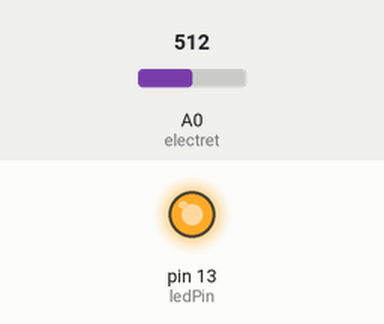
Recording of a sketch running on a simulated Arduino Uno, built with avr-gcc and run on an emulated ATmega328P. On the bench: output pins drawn as LEDs (lit = HIGH). The inputs (shaded band) are chosen by the test bench; at power-on: A0 (electret) = 512. What the sketch prints to the serial monitor is not drawn.

Above: at 0.1 s.
At 3.1 s:
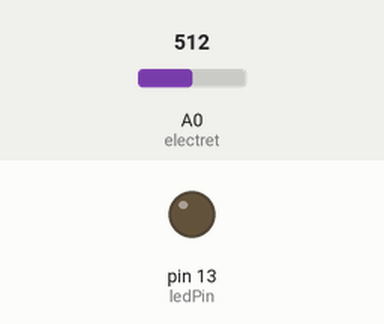
Timing chart, 0 to 4.6 s (numbered marks = the images above):
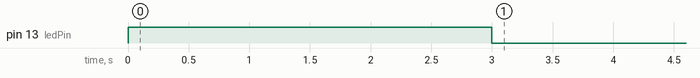

The sketch:

Processing_Sound.ino
```cpp
/*
 *Code for the electret microphone
 *Based on Knock and Calibrate from Arduino examples
 *by David Mellis,Tom Igoe and David Cuartielles
 *
 *
 *More info:
 *http://www.iua.upf.es/~jlozano/interfaces/microphone.html
 *Jose Lozano
 *
 *
 */


// these constants won't change:
const int ledPin = 13;      // led connected to digital pin 13
const int electret = 0;  // the amplifier output is connected to analog pin 0


// these variables will change:
int sensorReading = 0;      // variable to store the value read from the sensor pin
int sensorMax = 0;
int sensorMin = 1023;
int threshold;


void setup() {
  pinMode(ledPin, OUTPUT); // declare the ledPin as as OUTPUT
  Serial.begin(57600);       // use the serial port
  pinMode(13, OUTPUT);
  digitalWrite(13, HIGH);
  while (millis() < 3000) {
    threshold = analogRead(electret);

    // record the maximum sensor value
    if (threshold > sensorMax) {
      sensorMax = threshold;
    }

  }

  // signal the end of the calibration period
  digitalWrite(13, LOW);
  threshold = sensorMax;

}

void loop() {
  // read the sensor and store it in the variable sensorReading:
  sensorReading = analogRead(electret);

  // if the sensor reading is greater than the threshold:
  if ((sensorReading >= threshold)) {
    Serial.println(sensorReading-threshold); //Will send only positive and absolute values of waveform


  }


  delay(2);  // Better for Processing showing data
}
```
